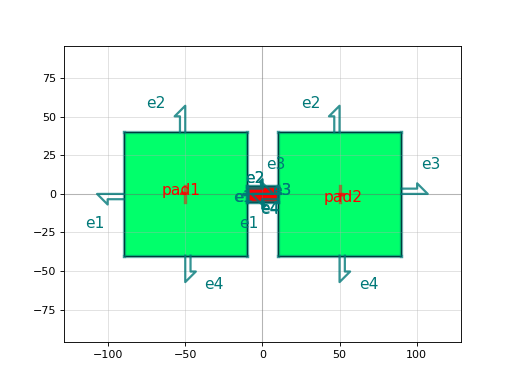

Write Python code to recreate this figure.
import gdsfactory as gf

c = gf.components.resistance_sheet(width=10, layers=('SLAB90', 'NPP'), layer_offsets=(0, 0.2), pad_pitch=100.0, port_orientation1=180, port_orientation2=0)
c.plot()
